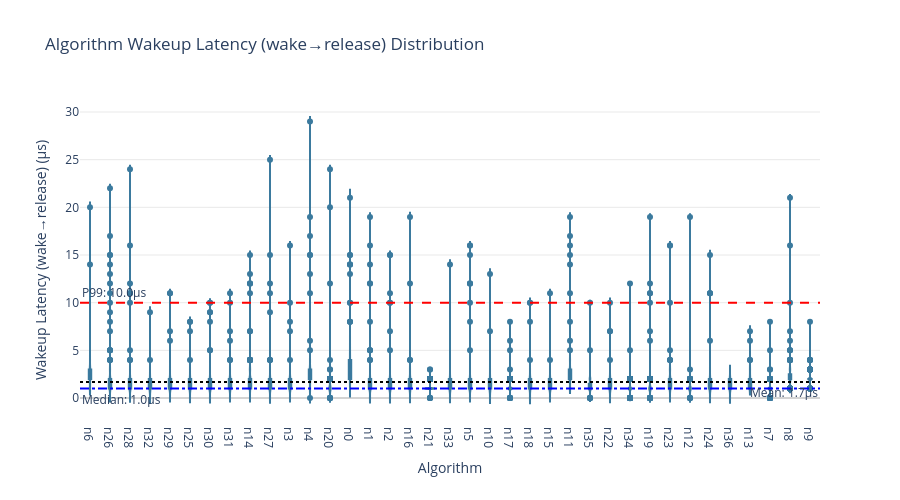

The cell this chart's notebook holds for it:
### Code cell
# Cell 1: Wakeup Latency Distribution by Algorithm
def draw_algo_wakeup_violin(df, p99_cut=False):
    """
    Draw algorithm-level Wakeup Latency distribution
    Wakeup Latency: wake → release
    """
    metric = 'wakeup_lat'
    metric_name = 'Wakeup Latency (wake→release)'

    df_plot = df.copy()
    if p99_cut:
        p99_threshold = df_plot[metric].quantile(0.99)
        df_plot = df_plot[df_plot[metric] <= p99_threshold]
        suffix = " (P99 Truncated)"
    else:
        suffix = ""

    fig = px.violin(
        df_plot,
        x='algo',
        y=metric,
        box=True,
        points="outliers",
        title=f"Algorithm {metric_name} Distribution{suffix}",
        color_discrete_sequence=[PLA['wakeup_lat']],  # 直接取单个颜色，注意是列表
        labels={'algo': 'Algorithm', metric: f'{metric_name} (µs)'}
    )

    mean_val = df_plot[metric].mean()
    median_val = df_plot[metric].median()
    p99_val = df_plot[metric].quantile(0.99)

    fig.add_hline(y=mean_val, line_dash="dot", line_color="black",
                  annotation_text=f"Mean: {mean_val:.1f}µs", annotation_position="bottom right")
    fig.add_hline(y=p99_val, line_dash="dash", line_color="red",
                  annotation_text=f"P99: {p99_val:.1f}µs", annotation_position="top left")
    fig.add_hline(y=median_val, line_dash="dashdot", line_color="blue",
                  annotation_text=f"Median: {median_val:.1f}µs", annotation_position="bottom left")

    fig.update_layout(plot_bgcolor='white', height=500, width=900)
    fig.update_yaxes(gridcolor='lightgray', gridwidth=0.5, zeroline=True, zerolinecolor='lightgray', range=[0, None])
    fig.show()

    print(f"\nWakeup Latency - Mean: {mean_val:.1f}µs, P99: {p99_val:.1f}µs, Samples: {len(df_plot)}")

draw_algo_wakeup_violin(analysis_df, p99_cut=False)

### Figure 1 — Plotly figure (JSON) as saved in the notebook; plotly's stock layout.template omitted (floating-point values rounded to 4 significant figures; data arrays with more than 128 entries replaced by an {"elided": "..."} marker saying what was removed)
{"data": [{"alignmentgroup": "True", "box": {"visible": true}, "hovertemplate": "Algorithm=%{x}<br>Wakeup Latency (wake→release) (µs)=%{y}<extra></extra>", "legendgroup": "", "marker": {"color": "#3B7A9E"}, "name": "", "offsetgroup": "", "orientation": "v", "points": "outliers", "scalegroup": "True", "showlegend": false, "x": {"elided": "9700 str values"}, "x0": " ", "xaxis": "x", "y": {"elided": "9700 int values"}, "y0": " ", "yaxis": "y", "type": "violin"}], "layout": {"xaxis": {"anchor": "y", "domain": [0.0, 1.0], "title": {"text": "Algorithm"}}, "yaxis": {"anchor": "x", "domain": [0.0, 1.0], "title": {"text": "Wakeup Latency (wake→release) (µs)"}, "gridcolor": "lightgray", "gridwidth": 0.5, "zeroline": true, "zerolinecolor": "lightgray", "range": [0, null]}, "legend": {"tracegroupgap": 0}, "title": {"text": "Algorithm Wakeup Latency (wake→release) Distribution"}, "violinmode": "group", "shapes": [{"line": {"color": "black", "dash": "dot"}, "type": "line", "x0": 0, "x1": 1, "xref": "x domain", "y0": 1.683, "y1": 1.683, "yref": "y"}, {"line": {"color": "red", "dash": "dash"}, "type": "line", "x0": 0, "x1": 1, "xref": "x domain", "y0": 10.0, "y1": 10.0, "yref": "y"}, {"line": {"color": "blue", "dash": "dashdot"}, "type": "line", "x0": 0, "x1": 1, "xref": "x domain", "y0": 1.0, "y1": 1.0, "yref": "y"}], "annotations": [{"showarrow": false, "text": "Mean: 1.7µs", "x": 1, "xanchor": "right", "xref": "x domain", "y": 1.683, "yanchor": "top", "yref": "y"}, {"showarrow": false, "text": "P99: 10.0µs", "x": 0, "xanchor": "left", "xref": "x domain", "y": 10.0, "yanchor": "bottom", "yref": "y"}, {"showarrow": false, "text": "Median: 1.0µs", "x": 0, "xanchor": "left", "xref": "x domain", "y": 1.0, "yanchor": "top", "yref": "y"}], "plot_bgcolor": "white", "height": 500, "width": 900}}
